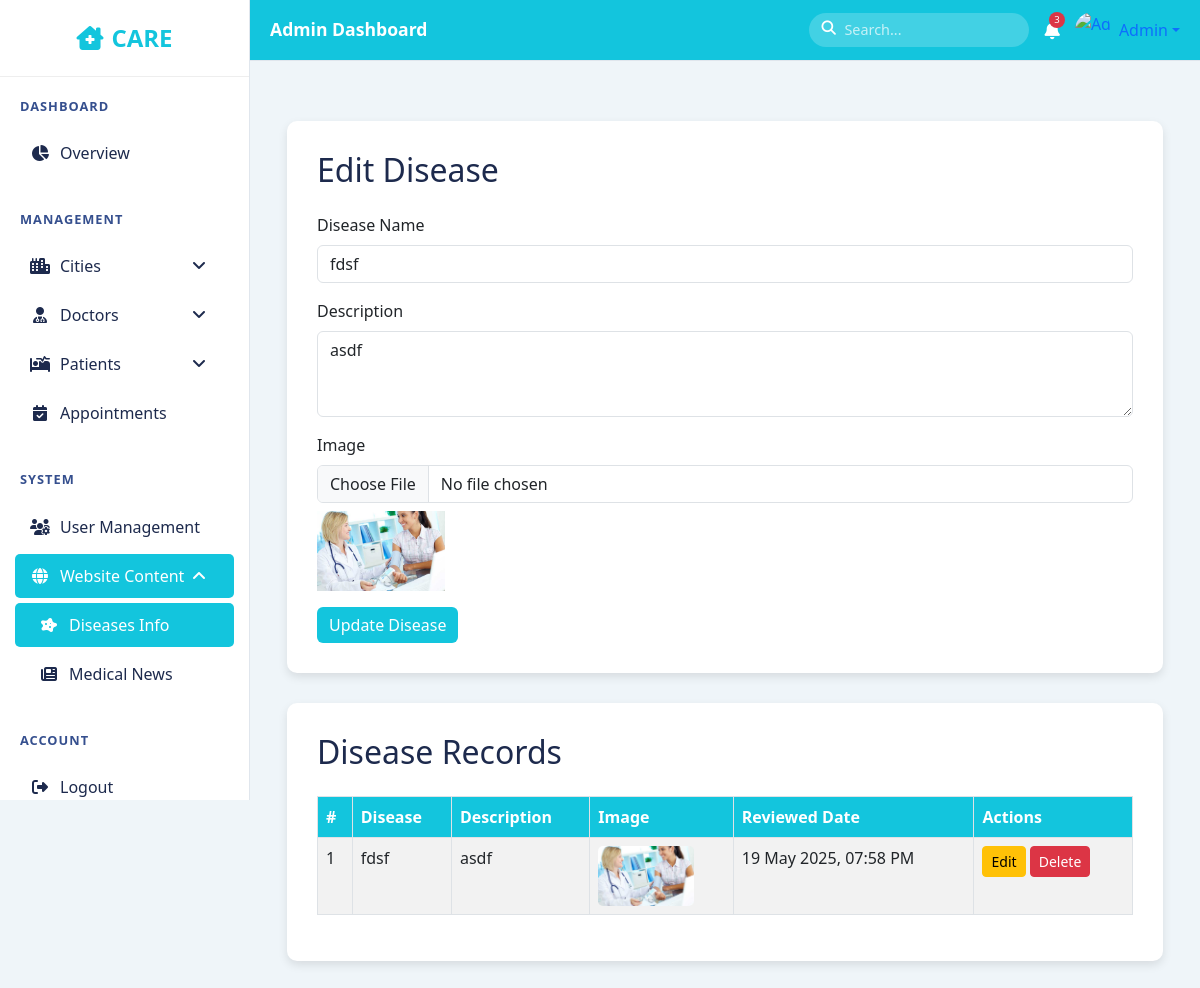
The page /diseases_info.php?edit=1 on the database its author committed.
### tables this page shows
CREATE TABLE `diseases` (
  `id` int(11) NOT NULL,
  `name` varchar(255) NOT NULL,
  `description` text NOT NULL,
  `image` varchar(255) DEFAULT NULL,
  `reviewed_date` datetime DEFAULT current_timestamp() ON UPDATE current_timestamp()
);

### diseases_info.php (the view, shortened to what this page needs)
<?php
include("db.php");
$conn->query("CREATE TABLE IF NOT EXISTS diseases (
    id INT AUTO_INCREMENT PRIMARY KEY,
    name VARCHAR(255) NOT NULL,
    description TEXT NOT NULL,
    image VARCHAR(255) DEFAULT NULL,
    reviewed_date DATETIME DEFAULT CURRENT_TIMESTAMP ON UPDATE CURRENT_TIMESTAMP
);");
$edit_mode = false;
$edit_name = '';
$edit_description = '';
$edit_image = '';
if (isset($_GET['edit'])) {
    $edit_mode = true;
    $edit_id = $_GET['edit'];
    $result = $conn->query("SELECT * FROM diseases WHERE id = $edit_id");
    $row = $result->fetch_assoc();
    $edit_name = $row['name'];
    $edit_description = $row['description'];
    $edit_image = $row['image'];
}
?>
<!DOCTYPE html>
<html lang="en">
<head>
    <link href="https://cdn.jsdelivr.net/npm/bootstrap@5.3.0/dist/css/bootstrap.min.css" rel="stylesheet">
    <link href="https://cdnjs.cloudflare.com/ajax/libs/font-awesome/6.4.0/css/all.min.css" rel="stylesheet">
</head>
<body>
<div class="wrapper">
    <nav class="sidebar">
        <div class="brand-title">
            <i class="fas fa-clinic-medical me-2"></i>CARE
        </div>
        <div class="sidebar-menu">
            <div class="sidebar-section">
                <div class="section-title">Dashboard</div>
                <a href="admin_dashboard.php" class="nav-link active">
                    <i class="fas fa-chart-pie"></i>
                    <span>Overview</span>
                </a>
            </div>
            <div class="sidebar-section">
                <div class="section-title">Management</div>
                <div class="nav-link" onclick="toggleCollapse('citiesCollapse')">
                    <i class="fas fa-city"></i>
                    <span>Cities</span>
                    <i class="fas fa-angle-down ms-auto" id="citiesCollapseIcon"></i>
                </div>
                <div class="nav-link" onclick="toggleCollapse('doctorsCollapse')">
                    <i class="fas fa-user-md"></i>
                    <span>Doctors</span>
                    <i class="fas fa-angle-down ms-auto" id="doctorsCollapseIcon"></i>
                </div>
                <div class="nav-link" onclick="toggleCollapse('patientsCollapse')">
                    <i class="fas fa-procedures"></i>
                    <span>Patients</span>
                    <i class="fas fa-angle-down ms-auto" id="patientsCollapseIcon"></i>
                </div>
                <a href="view_appointments.php" class="nav-link">
                    <i class="fas fa-calendar-check"></i>
                    <span>Appointments</span>
                </a>
            </div>
            <div class="sidebar-section">
                <div class="section-title">System</div>
                <a href="manage_users.php" class="nav-link">
                    <i class="fas fa-users-cog"></i>
                    <span>User Management</span>
                </a>
                <div class="nav-link" onclick="toggleCollapse('contentCollapse')">
                    <i class="fas fa-globe"></i>
                    <span>Website Content</span>
                    <i class="fas fa-angle-down ms-auto" id="contentCollapseIcon"></i>
                </div>
                <div class="collapse" id="contentCollapse">
                    <a href="diseases_info.php" class="nav-link ps-4">
                        <i class="fas fa-disease"></i>
                        <span>Diseases Info</span>
                    </a>
                    <a href="medical_news.php" class="nav-link ps-4">
                        <i class="fas fa-newspaper"></i>
                        <span>Medical News</span>
                    </a>
                </div>
            </div>
            <div class="sidebar-section">
                <div class="section-title">Account</div>
                <a href="logout.php" class="nav-link">
                    <i class="fas fa-sign-out-alt"></i>
                    <span>Logout</span>
                </a>
            </div>
        </div>
    </nav>
    <div class="main-content">
        <div class="topbar">
            <h4 class="page-title">Admin Dashboard</h4>
            <div class="d-flex align-items-center">
                <div class="search-bar">
                    <i class="fas fa-search"></i>
                    <input type="text" placeholder="Search...">
                </div>
                <div class="notification-bell">
                    <i class="fas fa-bell"></i>
                    <span class="notification-badge">3</span>
                </div>
                <div class="user-menu dropdown">
                    <a href="#" class="d-flex align-items-center text-decoration-none dropdown-toggle" id="userDropdown" data-bs-toggle="dropdown">
                        <img src="assets/img/admin-avatar.jpg" alt="Admin">
                        <span class="ms-2 d-none d-sm-inline">Admin</span>
                    </a>
                </div>
            </div>
        </div>
        <div class="content-wrapper">
            <div class="container">
    <div class="form-section">
        <h2 class="mb-4"><?= $edit_mode ? "Edit Disease" : "Add New Disease" ?></h2>
        <form method="post" enctype="multipart/form-data">
            <div class="mb-3">
                <label class="form-label">Disease Name</label>
                <input type="text" class="form-control" name="name" value="<?= $edit_name ?>" required>
            </div>
            <div class="mb-3">
                <label class="form-label">Description</label>
                <textarea class="form-control" name="description" rows="3" required><?= $edit_description ?></textarea>
            </div>
            <div class="mb-3">
                <label class="form-label">Image</label>
                <input class="form-control" type="file" name="image" accept="image/*">
                <?php if ($edit_mode && $edit_image): ?>
                    <div class="mt-2">
                        <img src="<?= $edit_image ?>" height="80">
                    </div>
                <?php endif; ?>
            </div>
            <button type="submit" class="btn btn-primary" name="<?= $edit_mode ? 'update' : 'add' ?>">
                <?= $edit_mode ? 'Update Disease' : 'Add Disease' ?>
            </button>
        </form>
    </div>
    <div class="table-section">
        <h2 class="mb-4">Disease Records</h2>
        <table class="table table-bordered table-striped">
            <thead>
                <tr>
                    <th>#</th>
                    <th>Disease</th>
                    <th>Description</th>
                    <th>Image</th>
                    <th>Reviewed Date</th>
                    <th>Actions</th>
                </tr>
            </thead>
            <tbody>
            <?php
            $result = $conn->query("SELECT * FROM diseases ORDER BY reviewed_date DESC");
            while ($row = $result->fetch_assoc()):
            ?>
                <tr>
                    <td><?= $row['id'] ?></td>
                    <td><?= $row['name'] ?></td>
                    <td><?= $row['description'] ?></td>
                    <td>
                        <?php if ($row['image']): ?>
                            <img src="<?= $row['image'] ?>" alt="Disease Image">
                        <?php else: ?>
                            No Image
                        <?php endif; ?>
                    </td>
                    <td><?= date('d M Y, h:i A', strtotime($row['reviewed_date'])) ?></td>
                    <td>
                        <a href="?edit=<?= $row['id'] ?>" class="btn btn-sm btn-warning">Edit</a>
                        <a href="?delete=<?= $row['id'] ?>" class="btn btn-sm btn-danger" onclick="return confirm('Are you sure to delete?')">Delete</a>
                    </td>
                </tr>
            <?php endwhile; ?>
            </tbody>
        </table>
    </div>
</div>
        </div>
    </div>
</div>
</body>
</html>

### diseases_info.php (style rules this page uses)
:root { --primary: #13C5DD; --secondary: #354F8E; --light: #EFF5F9; --dark: #1D2A4D; --success: #28a745; --danger: #dc3545; }
body { background-color: var(--light); font-family: 'Segoe UI', sans-serif; overflow-x: hidden; }
.sidebar { height: 100vh; overflow-y: auto; background-color: #ffffff; border-right: 1px solid #e0e6ed; position: fixed; width: 250px; transition: all 0.3s; z-index: 1000; }
.brand-title { color: var(--primary); font-size: 1.5rem; font-weight: bold; padding: 20px 0; text-align: center; border-bottom: 1px solid #eee; margin-bottom: 10px; }
.sidebar-menu { padding: 0 15px; }
.sidebar-section { margin-bottom: 25px; }
.section-title { color: var(--secondary); font-size: 0.8rem; text-transform: uppercase; letter-spacing: 1px; padding: 10px 5px; margin-bottom: 5px; font-weight: 600; }
.nav-link { color: var(--dark); border-radius: 5px; margin-bottom: 5px; padding: 10px 15px; display: flex; align-items: center; cursor: pointer; }
.nav-link:hover, .nav-link.active { background-color: var(--primary); color: white !important; }
.nav-link i { margin-right: 10px; width: 20px; text-align: center; }
.main-content { margin-left: 250px; transition: all 0.3s; }
.topbar { background-color: var(--primary); padding: 12px 20px; border-bottom: 1px solid #e0e6ed; display: flex; justify-content: space-between; align-items: center; position: sticky; top: 0; z-index: 100; color: white; }
.page-title { font-size: 1.1rem; font-weight: 600; margin: 0; }
.user-menu img { width: 36px; height: 36px; border-radius: 50%; object-fit: cover; }
.search-bar { position: relative; width: 220px; margin: 0 15px; }
.search-bar input { background-color: rgba(255,255,255,0.2); border: none; color: white; padding: 6px 12px 6px 35px; border-radius: 20px; width: 100%; font-size: 0.9rem; }
.search-bar input::placeholder { color: rgba(255,255,255,0.7); }
.search-bar i { position: absolute; left: 12px; top: 8px; font-size: 0.9rem; }
.notification-bell { position: relative; margin-right: 15px; font-size: 1.1rem; cursor: pointer; }
.notification-badge { position: absolute; top: -5px; right: -5px; background-color: var(--danger); color: white; border-radius: 50%; width: 16px; height: 16px; font-size: 0.6rem; display: flex; align-items: center; justify-content: center; }
.content-wrapper { padding: 20px; }
.container { max-width: 900px; margin-top: 40px; }
.form-section, .table-section { background: #fff; border-radius: 10px; padding: 30px; box-shadow: 0 4px 10px rgba(0,0,0,0.1); margin-bottom: 30px; }
.btn-primary { background-color: var(--primary); border: none; }
h2 { color: var(--dark); }
.table img { height: 60px; width: auto; border-radius: 5px; }
.table th { background-color: var(--primary); color: white; }

### rows shown on the page
diseases: name "fdsf", description "asdf", image (picture), id "1", reviewed_date "19 May 2025, 07:58 PM"
